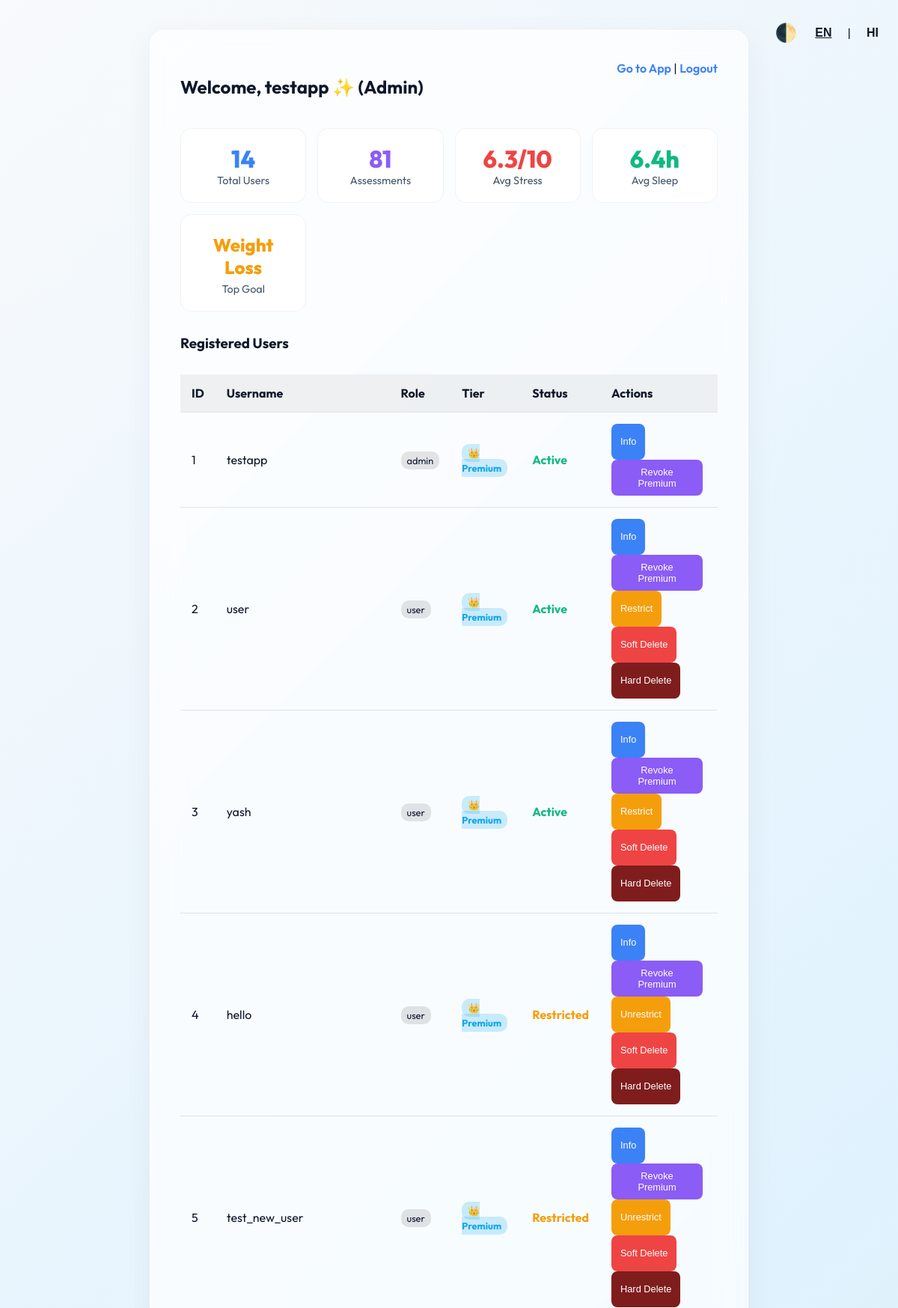
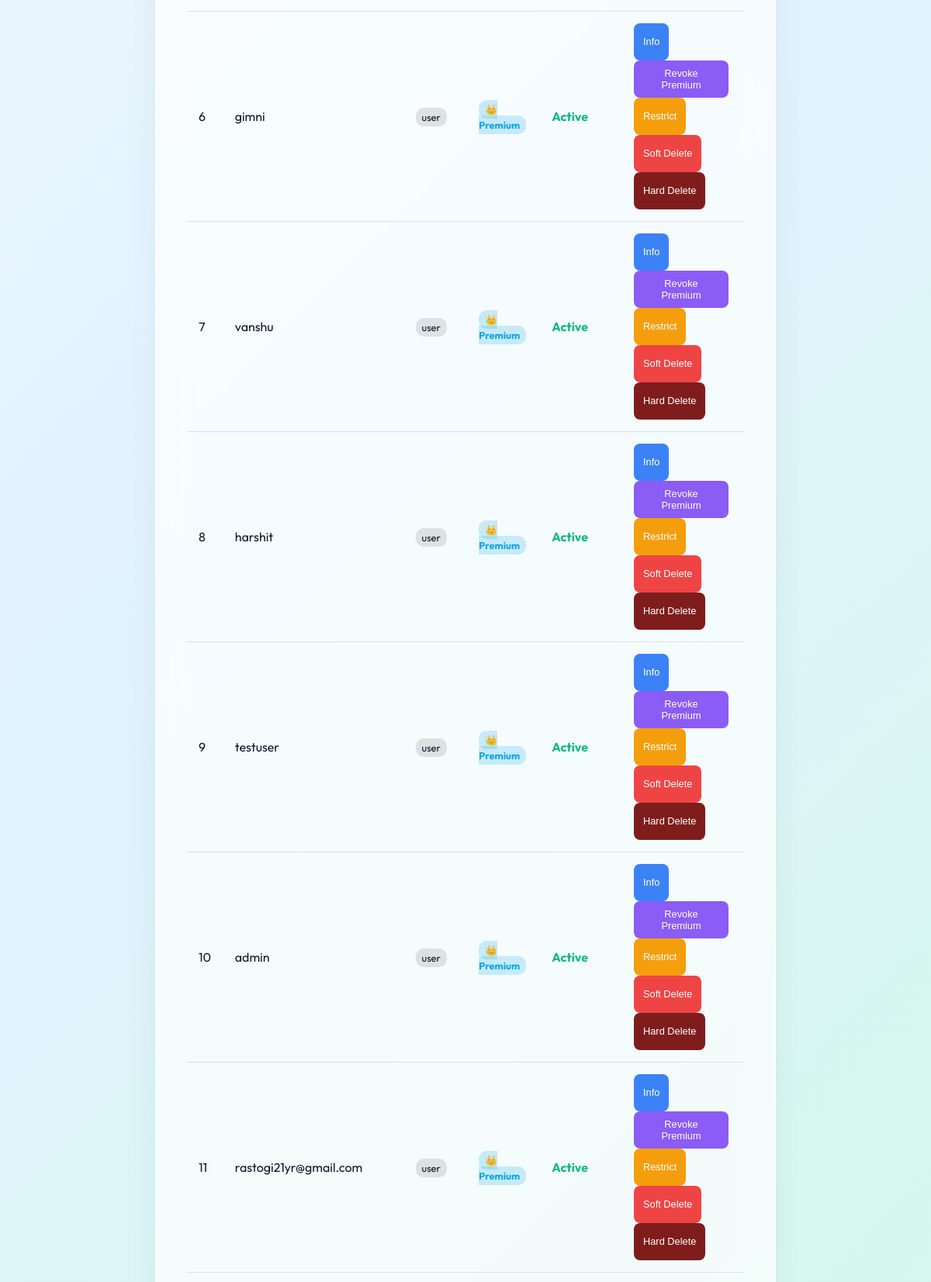
The page /admin (signed in, upper part) on the database its author committed (2 pictures, top to bottom).
### tables this page shows
CREATE TABLE users (
            id INTEGER PRIMARY KEY AUTOINCREMENT,
            username TEXT UNIQUE NOT NULL,
            password TEXT NOT NULL,
            role TEXT DEFAULT 'user'
        , is_restricted INTEGER DEFAULT 0, is_deleted INTEGER DEFAULT 0, is_premium INTEGER DEFAULT 0);

CREATE TABLE user_profiles (
            user_id INTEGER PRIMARY KEY,
            age INTEGER,
            gender TEXT,
            weight REAL,
            goal TEXT,
            FOREIGN KEY(user_id) REFERENCES users(id)
        );

### app.py (the view)
@app.route("/admin")
@admin_required
def admin():
    conn = sqlite3.connect('users.db')
    c = conn.cursor()
    c.execute('''
        SELECT u.id, u.username, u.role, u.is_restricted, u.is_deleted, p.age, p.gender, p.goal, u.is_premium
        FROM users u
        LEFT JOIN user_profiles p ON u.id = p.user_id
    ''')
    users = c.fetchall()
    c.execute("SELECT COUNT(*) FROM users")
    total_users = c.fetchone()[0]
    c.execute("SELECT COUNT(*) FROM health_logs")
    total_assessments = c.fetchone()[0]
    c.execute("SELECT AVG(stress_level), AVG(sleep_hours) FROM health_logs")
    avg_data = c.fetchone()
    avg_stress = round(avg_data[0] or 0, 1)
    avg_sleep = round(avg_data[1] or 0, 1)
    c.execute("SELECT goal, COUNT(goal) as count FROM health_logs GROUP BY goal ORDER BY count DESC LIMIT 1")
    top_goal_row = c.fetchone()
    top_goal = top_goal_row[0].replace('_', ' ').title() if top_goal_row else "N/A"
    conn.close()
    return render_template("admin.html", users=users, total_users=total_users, total_assessments=total_assessments, avg_stress=avg_stress, avg_sleep=avg_sleep, top_goal=top_goal)

### app.py (called while the page is built)
def admin_required(f):
    @wraps(f)
    def decorated_function(*args, **kwargs):
        if 'user_id' not in session or session.get('role') != 'admin':
            return redirect(url_for('home'))
        return f(*args, **kwargs)
    return decorated_function

### templates/admin.html (shortened to what this page needs)
<!DOCTYPE html>
<html>
<head>
<link rel="stylesheet" href="{{ url_for('static', filename='theme.css') }}">
</head>
<body>
    <div style="position:absolute; top:20px; right:20px; display:flex; align-items:center; gap:10px;">
        <button onclick="toggleTheme()" style="background:none; border:none; padding:8px; box-shadow:none; cursor:pointer; font-size:1.5rem; margin:0; width:auto;">🌓</button>
        <button class="lang-btn" data-lang="en" onclick="setLanguage('en')" style="background:none; border:none; cursor:pointer; font-weight:800; color:inherit; text-decoration:underline;">EN</button><span style="margin:0 5px;">|</span><button class="lang-btn" data-lang="hi" onclick="setLanguage('hi')" style="background:none; border:none; cursor:pointer; font-weight:600; color:inherit;">HI</button>
    </div>
    <div class="card">
        <div class="nav">
            <h2>Welcome, {{ session.get('username') }} ✨ (Admin)</h2>
            <div>
                <a href="/dashboard">Go to App</a> | <a href="/logout">Logout</a>
            </div>
        </div>
        <div style="display: grid; grid-template-columns: repeat(auto-fit, minmax(150px, 1fr)); gap: 15px; margin-bottom: 30px;">
            <div class="stat-box">
                <div style="font-size: 2rem; font-weight: 800; color: #3b82f6;">{{ total_users }}</div>
                <div class="title">Total Users</div>
            </div>
            <div class="stat-box">
                <div style="font-size: 2rem; font-weight: 800; color: #8b5cf6;">{{ total_assessments }}</div>
                <div class="title">Assessments</div>
            </div>
            <div class="stat-box">
                <div style="font-size: 2rem; font-weight: 800; color: #ef4444;">{{ avg_stress }}/10</div>
                <div class="title">Avg Stress</div>
            </div>
            <div class="stat-box">
                <div style="font-size: 2rem; font-weight: 800; color: #10b981;">{{ avg_sleep }}h</div>
                <div class="title">Avg Sleep</div>
            </div>
            <div class="stat-box">
                <div style="font-size: 1.5rem; font-weight: 800; color: #f59e0b; margin-top:5px; margin-bottom:5px;">{{ top_goal }}</div>
                <div class="title">Top Goal</div>
            </div>
        </div>
        <h3 style="margin-bottom: 10px;">Registered Users</h3>
        <div style="overflow-x: auto;">
            <table>
                <tr>
                    <th>ID</th>
                    <th>Username</th>
                    <th>Role</th>
                    <th>Tier</th>
                    <th>Status</th>
                    <th>Actions</th>
                </tr>
                {% for u in users %}
                <tr style="{% if u[4] %}opacity: 0.5;{% endif %}">
                    <td>{{ u[0] }}</td>
                    <td>{{ u[1] }}</td>
                    <td><span style="background:rgba(0,0,0,0.1); padding:4px 8px; border-radius:10px; font-size:0.8rem;">{{ u[2] }}</span></td>
                    <td>
                        {% if u[8] %}
                        <span style="background:rgba(14, 165, 233, 0.2); color:#0ea5e9; padding:4px 8px; border-radius:10px; font-size:0.8rem; font-weight:700;">👑 Premium</span>
                        {% else %}
                        <span style="background:rgba(245, 158, 11, 0.2); color:#d97706; padding:4px 8px; border-radius:10px; font-size:0.8rem; font-weight:700;">🔒 Free</span>
                        {% endif %}
                    </td>
                    <td>
                        {% if u[4] %}
                        <span style="color:#ef4444; font-weight:bold;">Deleted</span>
                        {% elif u[3] %}
                        <span style="color:#f59e0b; font-weight:bold;">Restricted</span>
                        {% else %}
                        <span style="color:#10b981; font-weight:bold;">Active</span>
                        {% endif %}
                    </td>
                    <td>
                        <button onclick="showInfo({{ u[0] }}, '{{ u[1] }}', '{{ u[5] }}', '{{ u[6] }}', '{{ u[7] }}')" style="background:#3b82f6; color:white; border:none; padding:6px 12px; border-radius:8px; cursor:pointer; font-size:0.8rem; margin-right:5px;">Info</button>
                        <button onclick="togglePremium({{ u[0] }})" style="background:#8b5cf6; color:white; border:none; padding:6px 12px; border-radius:8px; cursor:pointer; font-size:0.8rem; margin-right:5px;">{% if u[8] %}Revoke Premium{% else %}Grant Premium{% endif %}</button>
                        {% if u[2] != 'admin' %}
                            {% if not u[4] %}
                            <button onclick="toggleRestrict({{ u[0] }})" style="background:#f59e0b; color:white; border:none; padding:6px 12px; border-radius:8px; cursor:pointer; font-size:0.8rem; margin-right:5px;">{% if u[3] %}Unrestrict{% else %}Restrict{% endif %}</button>
                            <button onclick="deleteUser({{ u[0] }}, false)" style="background:#ef4444; color:white; border:none; padding:6px 12px; border-radius:8px; cursor:pointer; font-size:0.8rem; margin-right:5px;">Soft Delete</button>
                            {% endif %}
                            <button onclick="deleteUser({{ u[0] }}, true)" style="background:#7f1d1d; color:white; border:none; padding:6px 12px; border-radius:8px; cursor:pointer; font-size:0.8rem;">Hard Delete</button>
                        {% endif %}
                    </td>
                </tr>
                {% endfor %}
            </table>
        </div>
    </div>
</body>
</html>

### static/theme.css (style rules this page uses)
body { transition: background 0.4s ease, color 0.4s ease; overflow-x: hidden; -webkit-tap-highlight-color: transparent; }
button, input, select, textarea, .btn, .btn-primary, .btn-secondary, .btn-outline, .btn-danger { min-height: 48px; font-size: 1rem; box-sizing: border-box; }
*, *::before, *::after { box-sizing: border-box; }

### templates/admin.html (style rules this page uses)
body { margin: 0; font-family: 'Outfit', sans-serif; background: linear-gradient(135deg, #f8fafc 0%, #e0f2fe 50%, #d1fae5 100%); color: #0f172a; min-height: 100vh; padding: 40px; }
.card { background: rgba(255, 255, 255, 0.7); backdrop-filter: blur(20px); border: 1px solid rgba(255, 255, 255, 1); border-radius: 20px; padding: 40px; box-shadow: 0 10px 40px rgba(0, 0, 0, 0.05); max-width: 800px; margin: auto; }
table { width: 100%; border-collapse: collapse; margin-top: 20px; }
th, td { padding: 15px; text-align: left; border-bottom: 1px solid rgba(0,0,0,0.1); color:#0f172a; }
th { background: rgba(0,0,0,0.05); color:#0f172a; }
.nav { display: flex; justify-content: space-between; margin-bottom: 20px; }
a { color: #3b82f6; text-decoration: none; font-weight:600; }
.stat-box { background:rgba(255,255,255,0.9); padding: 20px; border-radius: 15px; text-align: center; border:1px solid rgba(0,0,0,0.05); }
.stat-box .title { font-size: 0.9rem; color: #475569; }

### rows shown on the page
users: get "testapp"
user_profiles: u "1", username "testapp", role "admin", shows "👑 Premium", shows "Active", shows "Revoke Premium"
users: id "2", username "user", role "user", is_premium "👑 Premium", is_deleted "Active", is_restricted "Restrict"
users: id "3", username "yash", role "user", is_premium "👑 Premium", is_deleted "Active", is_restricted "Restrict"
user_profiles: u "4", username "hello", role "user", shows "👑 Premium", shows "Restricted", shows "Revoke Premium", shows "Unrestrict"
users: id "5", username "test_new_user", role "user", is_premium "👑 Premium", is_deleted "Restricted", is_restricted "Unrestrict"
user_profiles: u "6", username "gimni", role "user", shows "👑 Premium", shows "Active", shows "Revoke Premium", shows "Restrict"
user_profiles: u "7", username "vanshu", role "user", shows "👑 Premium", shows "Active", shows "Revoke Premium", shows "Restrict"
user_profiles: u "8", username "harshit", role "user", shows "👑 Premium", shows "Active", shows "Revoke Premium", shows "Restrict"
user_profiles: u "9", username "testuser", role "user", shows "👑 Premium", shows "Active", shows "Revoke Premium", shows "Restrict"
user_profiles: u "10", username "admin", role "user", shows "👑 Premium", shows "Active", shows "Revoke Premium", shows "Restrict"
user_profiles: u "11", username "rastogi21yr@gmail.com", role "user", shows "👑 Premium", shows "Active", shows "Revoke Premium", shows "Restrict"

### other values the page prints
{{ total_users }} "14"
{{ total_assessments }} "81"
{{ avg_stress }} "6.3"
{{ avg_sleep }} "6.4"
{{ top_goal }} "Weight Loss"
